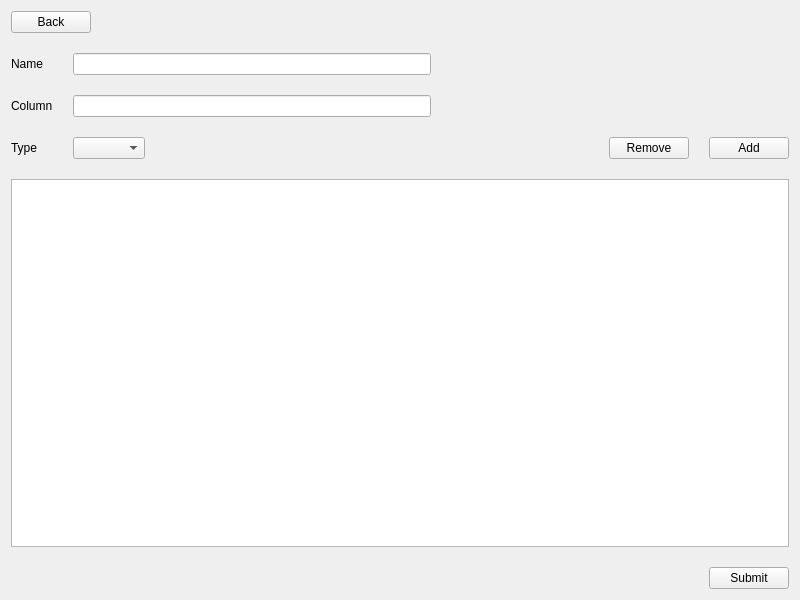
<?xml version="1.0" encoding="UTF-8"?>
<ui version="4.0">
 <class>CreateListPage</class>
 <widget class="QWidget" name="CreateListPage">
  <property name="geometry">
   <rect>
    <x>0</x>
    <y>0</y>
    <width>800</width>
    <height>600</height>
   </rect>
  </property>
  <property name="windowTitle">
   <string>Form</string>
  </property>
  <layout class="QVBoxLayout" name="verticalLayout">
   <property name="spacing">
    <number>20</number>
   </property>
   <item>
    <layout class="QHBoxLayout" name="horizontalLayout">
     <item>
      <widget class="QPushButton" name="back_button">
       <property name="text">
        <string>Back</string>
       </property>
      </widget>
     </item>
     <item>
      <spacer name="horizontalSpacer">
       <property name="orientation">
        <enum>Qt::Horizontal</enum>
       </property>
       <property name="sizeHint" stdset="0">
        <size>
         <width>40</width>
         <height>20</height>
        </size>
       </property>
      </spacer>
     </item>
    </layout>
   </item>
   <item>
    <layout class="QFormLayout" name="formLayout">
     <item row="0" column="0">
      <widget class="QLabel" name="label">
       <property name="text">
        <string>Name</string>
       </property>
      </widget>
     </item>
     <item row="1" column="0">
      <widget class="QLabel" name="label_2">
       <property name="text">
        <string>Column</string>
       </property>
      </widget>
     </item>
     <item row="2" column="0">
      <widget class="QLabel" name="label_3">
       <property name="text">
        <string>Type</string>
       </property>
      </widget>
     </item>
     <item row="0" column="1">
      <layout class="QHBoxLayout" name="horizontalLayout_2">
       <item>
        <widget class="QLineEdit" name="name_edit"/>
       </item>
       <item>
        <spacer name="horizontalSpacer_2">
         <property name="orientation">
          <enum>Qt::Horizontal</enum>
         </property>
         <property name="sizeHint" stdset="0">
          <size>
           <width>40</width>
           <height>20</height>
          </size>
         </property>
        </spacer>
       </item>
      </layout>
     </item>
     <item row="1" column="1">
      <layout class="QHBoxLayout" name="horizontalLayout_3">
       <item>
        <widget class="QLineEdit" name="column_edit"/>
       </item>
       <item>
        <spacer name="horizontalSpacer_3">
         <property name="orientation">
          <enum>Qt::Horizontal</enum>
         </property>
         <property name="sizeHint" stdset="0">
          <size>
           <width>40</width>
           <height>20</height>
          </size>
         </property>
        </spacer>
       </item>
      </layout>
     </item>
     <item row="2" column="1">
      <layout class="QHBoxLayout" name="horizontalLayout_4">
       <item>
        <widget class="QComboBox" name="type_combo_box"/>
       </item>
       <item>
        <spacer name="horizontalSpacer_4">
         <property name="orientation">
          <enum>Qt::Horizontal</enum>
         </property>
         <property name="sizeHint" stdset="0">
          <size>
           <width>40</width>
           <height>20</height>
          </size>
         </property>
        </spacer>
       </item>
       <item>
        <widget class="QPushButton" name="remove_button">
         <property name="text">
          <string>Remove</string>
         </property>
        </widget>
       </item>
       <item>
        <widget class="QPushButton" name="add_button">
         <property name="text">
          <string>Add</string>
         </property>
        </widget>
       </item>
      </layout>
     </item>
    </layout>
   </item>
   <item>
    <widget class="QTreeView" name="columns_tree_view"/>
   </item>
   <item>
    <layout class="QHBoxLayout" name="horizontalLayout_5">
     <item>
      <spacer name="horizontalSpacer_5">
       <property name="orientation">
        <enum>Qt::Horizontal</enum>
       </property>
       <property name="sizeHint" stdset="0">
        <size>
         <width>40</width>
         <height>20</height>
        </size>
       </property>
      </spacer>
     </item>
     <item>
      <widget class="QPushButton" name="submit_button">
       <property name="text">
        <string>Submit</string>
       </property>
      </widget>
     </item>
    </layout>
   </item>
  </layout>
 </widget>
 <resources/>
 <connections/>
</ui>
